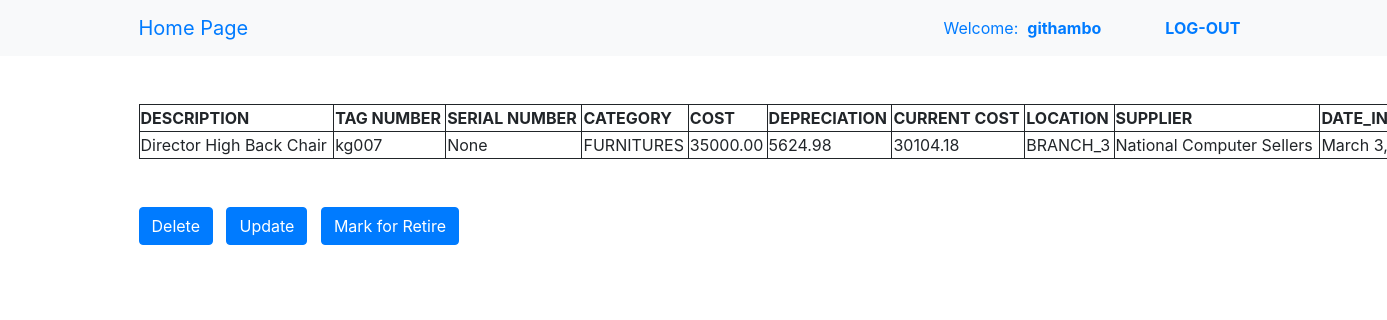
The app's page /asset/7 (signed in) with its own data.
### main/models.py (models this page shows, shortened)
class Asset(models.Model):
	CATEGORY=(
		('COMPUTERS','COMPUTER'),
		('FURNITURES','FURNITURE'),
		('OFFICE_EQUIPMENT','OFFICE EQUIPMENT'),
		('LINK_EQUIPMENT','LINK EQUIPMENT'),
		('SERVERS','SERVERS'),
		)
	BRANCH=(
		('BRANCH_1','BRANCH 1'),
		('BRANCH_2','BRANCH 2'),
		('BRANCH_3','BRANCH 3'),
		('BRANCH_4','BRANCH 5'),
		('BRANCH_5','BRANCH 5'),
		)
	supplier=models.ForeignKey(
		to='Supplier',
		related_name='supplied_by',
		on_delete=models.CASCADE,
		)
	asset_description=models.TextField(max_length=100)
	tag_number=models.TextField(unique=True)
	asset_cost=models.DecimalField(default=0,max_digits=50,decimal_places=2)
	monthly_depreciation=models.DecimalField(default=0,max_digits=50,decimal_places=2)
	total_depreciation=models.DecimalField(default=0,max_digits=50,decimal_places=2)
	current_cost=models.DecimalField(default=0,max_digits=50,decimal_places=2)
	user=models.ForeignKey(
		to=settings.AUTH_USER_MODEL,
		on_delete=models.CASCADE
		)
	serial_number=models.TextField()
	category=models.TextField(choices=CATEGORY)
	location=models.TextField(choices=BRANCH)
	date_in_service=models.DateField(default=datetime.date.today)
	status=models.TextField(max_length=100,default='IN USE')
	class Meta:
		ordering=('id',)
	def __str__(self):
		return self.asset_description

class Supplier(models.Model):
	supplier_name=models.TextField()
	supplier_location=models.TextField()
	supplier_Phonenumber=models.TextField()
	supplier_email=models.EmailField()
	supplier_website=models.URLField()
	def __str__(self):
		return self.supplier_name

### main/views.py (the view)
# urls.py: path('asset/<int:pk>',views.AssetDetail.as_view(),name='AssetDetail'),
class AssetDetail(LoginRequiredMixin,DetailView):
	model=Asset

### main/templates/main/asset_detail.html (shortened to what this page needs)
{% extends 'base.html'%}
{%block main%}
<br>
<br>
<table style="width:120%" >
	<tr>
		<th>DESCRIPTION</th>
		<th>TAG NUMBER</th>
		<th>SERIAL NUMBER</th>
		<th>CATEGORY</th>
		<th>COST</th>
		<th>DEPRECIATION</th>
		<th>CURRENT COST</th>
		<th>LOCATION</th>
		<th>SUPPLIER</th>
		<th>DATE_IN_SERVICE</th>
	</tr>
	<tr>
		<td>{{object}}</td>
		<td>{{object.tag_number}}</td>
		<td>{{object.serial_number}}</td>
		<td>{{object.category}}</td>
		<td>{{object.asset_cost}}</td>
		<td>{{object.total_depreciation}}</td>
		<td>{{object.current_cost}}</td>
		<td>{{object.location}}</td>
		<td>{{object.supplier}}</td>
		<td>{{object.date_in_service}}</td>
	</tr>
</table>
<br>
<br>
<div class='action-div'>
	<a class="btn btn-primary" href="{% url 'main:delete' object.id%}">Delete</a>&nbsp;&nbsp;
	<a class="btn btn-primary" href="{% url 'main:update' asset.id%}">Update</a>&nbsp;&nbsp;
	<a class="btn btn-primary" href="{% url 'main:statuschange' pk=object.id %}">Mark for Retire</a>
</div>
{%endblock%}

### templates/base.html (shortened to what this page needs)
{%load static%}
{%load markdownify%}
<!DOCTYPE html>
<html lang="en">
<head>
	<link rel="stylesheet" type="text/css" href="{%static 'css/base.css'%} ">
	<link rel="stylesheet" type="text/css" href="https://maxcdn.bootstrapcdn.com/bootstrap/4.0.0-beta.2/css/bootstrap.min.css">
	<link rel="stylesheet" type="text/css" href="https://maxcdn.bootstrapcdn.com/font-awesome/4.7.0/css/font-awesome.min.css">
</head>
<body>
	<nav class="navbar navbar-expand-lg bg-light">
		<div class="container">
			<a class="navbar-brand" href="/">Home Page</a>
			<ul class="navbar-nav">
				{% if user.is_authenticated%}
				<li class="nav-item">
					<a class="nav-link" href="">Welcome:&nbsp;&nbsp;<b>{{user}}</b></a>
				</li>
				<li class="nav-item">
					<a class="nav-link" href=""></a>
				</li>
				<li class="nav-item">
					<a class="nav-link" href=""></a>
				</li>
				<li class="nav-item">
					<a class="nav-link" href=""></a>
				</li>
				<li class="nav-item">
					<a class="nav-link"  href="{%url 'user:logout' %}"><b>LOG-OUT</b></a>
				</li>
				{%else%}
				<li class="nav-item">
					<a class="nav-link"  href="{%url 'user:login' %}">login</a>
				</li>
				{%endif%}
			</ul>
		</div>
	</nav>
	<div class="main_class">
		<div class=container>
			{%block main%}{%endblock%}
		</div>
	</div>
</body>
</html>

### static/css/base.css (style rules this page uses)
table,td,th { border: 1px solid; }
.container ul a { text-decoration: none; }

### records on screen
Asset: Asset_description "Director High Back Chair", tag_number "kg007", serial_number "None", category "FURNITURES", location "BRANCH_3", supplier "National Computer Sellers", date_in_service "March 3,…"

### other values on screen
{{ user }} "githambo"
{{ object.asset_cost }} "35000.00"
{{ object.total_depreciation }} "5624.98"
{{ object.current_cost }} "30104.18"
